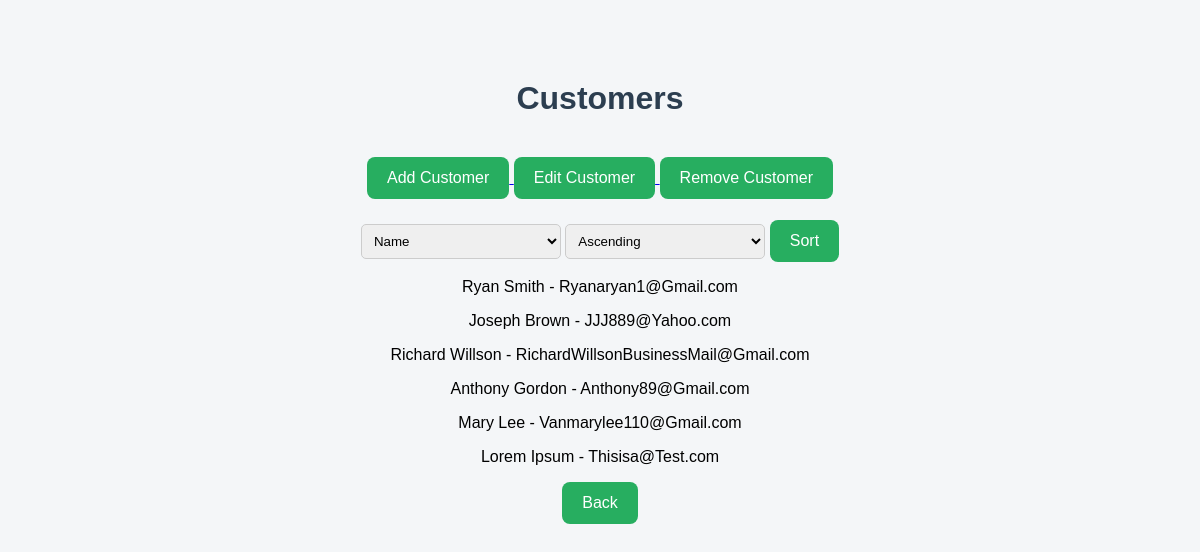
Page /customers on the committed database.
### tables this page shows
CREATE TABLE "Customers" (
	"Customer_ID"	INTEGER NOT NULL,
	"Full_Name"	TEXT NOT NULL,
	"Email"	TEXT NOT NULL,
	PRIMARY KEY("Customer_ID" AUTOINCREMENT)
);

### app.py (the view)
@app.route("/customers")
def customers():
    sort_by = request.args.get("sort_by")
    order = request.args.get("order")
    if sort_by not in ["Customer_ID", "Full_Name", "Email"]:
        sort_by = "Customer_ID"
    if order not in ["ASC", "DESC"]:
        order = "ASC"
    query = f"""
    SELECT Customer_ID, Full_Name, Email
    FROM Customers
    ORDER BY {sort_by} {order}
    """
    customers = execute_query(query, fetch=True)
    return render_template("customers.html", customers=customers)

### app.py (called while the page is built)
def get_db_connection():
	return sqlite3.connect("projektsdatabase.db", check_same_thread=False)

def execute_query(query, params=(), fetch=False):
    conn = get_db_connection()
    cursor = conn.cursor()
    cursor.execute(query, params)
    if fetch:
        data = cursor.fetchall()
    else:
        data=None
    conn.commit()
    conn.close()
    return data

### templates/customers.html (shortened to what this page needs)
<!DOCTYPE html>
<html lang="lv">
<head>
    <link rel="stylesheet" href="{{ url_for('static', filename='styles.css') }}">
</head>
<body>
<div class="container">
    <h1>Customers</h1>
    <a href="{{ url_for('add_customer') }}">
        <button>Add Customer</button>
    </a>
    <a href="{{ url_for('edit_customer') }}">
        <button>Edit Customer</button>
    </a>
    <a href="{{ url_for('remove_customer') }}">
        <button>Remove Customer</button>
    </a>
<form method="GET">
    <select name="sort_by">
        <option value="Full_Name">Name</option>
    </select>
    <select name="order">
        <option value="ASC">Ascending</option>
    </select>
    <button type="submit">Sort</button>
</form>
{% for c in customers %}
    <p>{{ c[1] }} - {{ c[2] }}</p>
{% endfor %}
    <a href="/">
        <button>Back</button>
    </a>
</div>
</body>
</html>

### static/styles.css (style rules this page uses)
body { font-family: Arial, sans-serif; background-color: #f4f6f8; margin: 0; padding: 0; }
.container { text-align: center; margin-top: 80px; }
h1 { color: #2c3e50; margin-bottom: 40px; }
button { background-color: #27ae60; color: white; border: none; padding: 12px 20px; font-size: 16px; border-radius: 8px; cursor: pointer; transition: 0.2s; }
form { margin-top: 20px; }
input, select { padding: 8px; width: 200px; margin-top: 5px; border-radius: 5px; border: 1px solid #ccc; }

### rows in the picture
Customers: Full_Name "Ryan Smith", Email "Ryanaryan1@Gmail.com"
Customers: Full_Name "Joseph Brown", Email "JJJ889@Yahoo.com"
Customers: Full_Name "Richard Willson", Email "RichardWillsonBusinessMail@Gmail.com"
Customers: Full_Name "Anthony Gordon", Email "Anthony89@Gmail.com"
Customers: Full_Name "Mary Lee", Email "Vanmarylee110@Gmail.com"
Customers: Full_Name "Lorem Ipsum", Email "Thisisa@Test.com"
